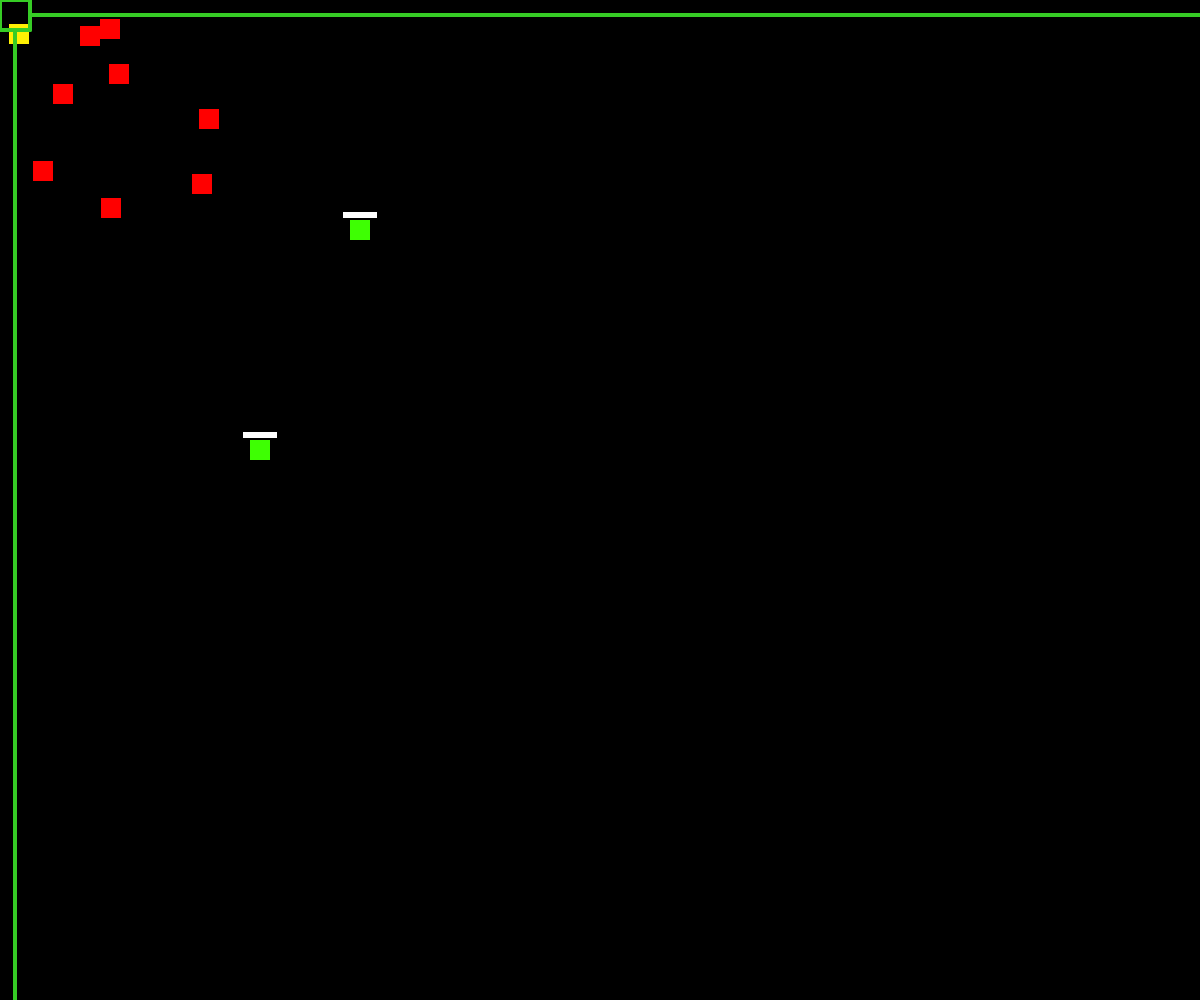
Frame 1 (no input)
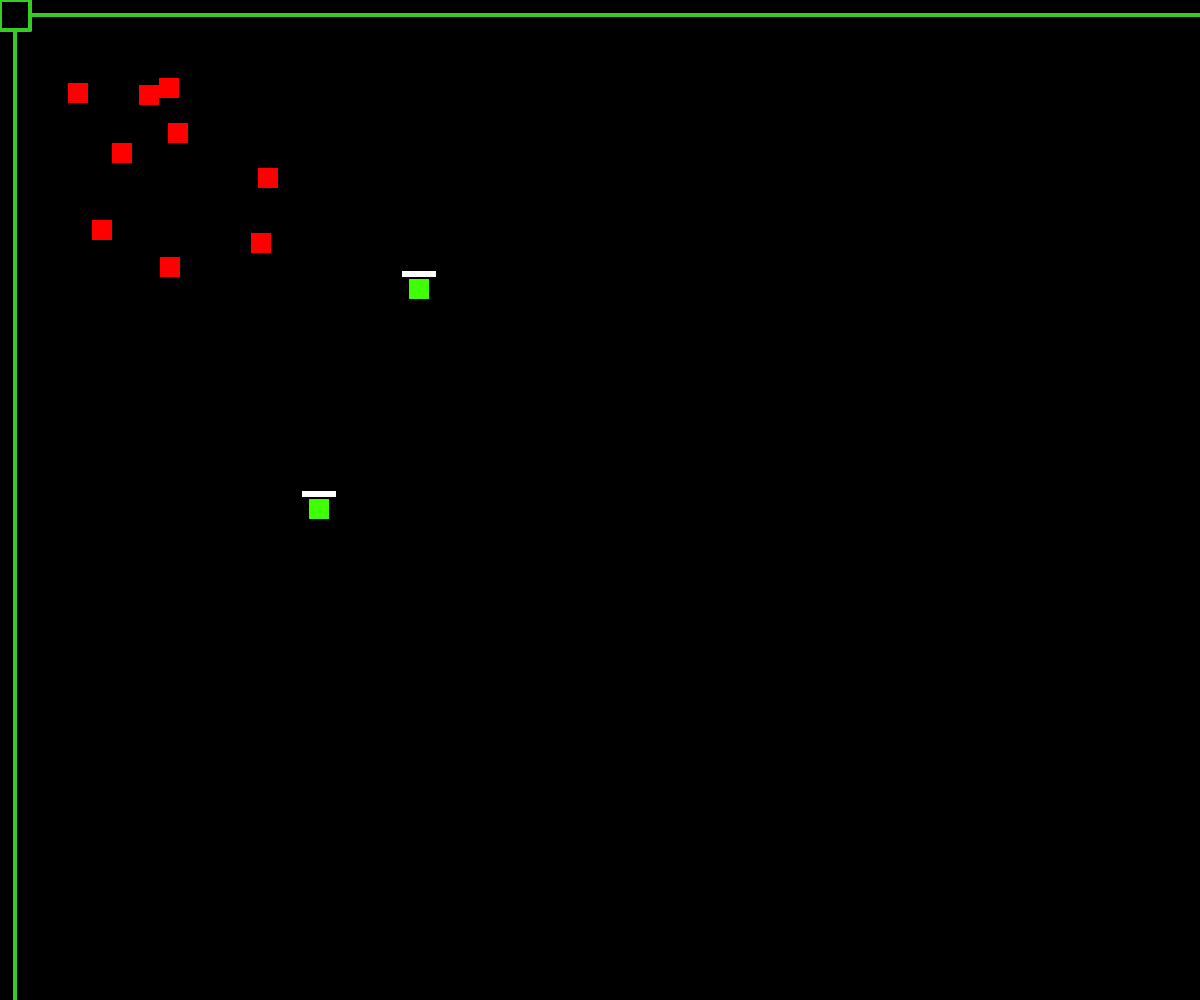
Frame 60 (no input)
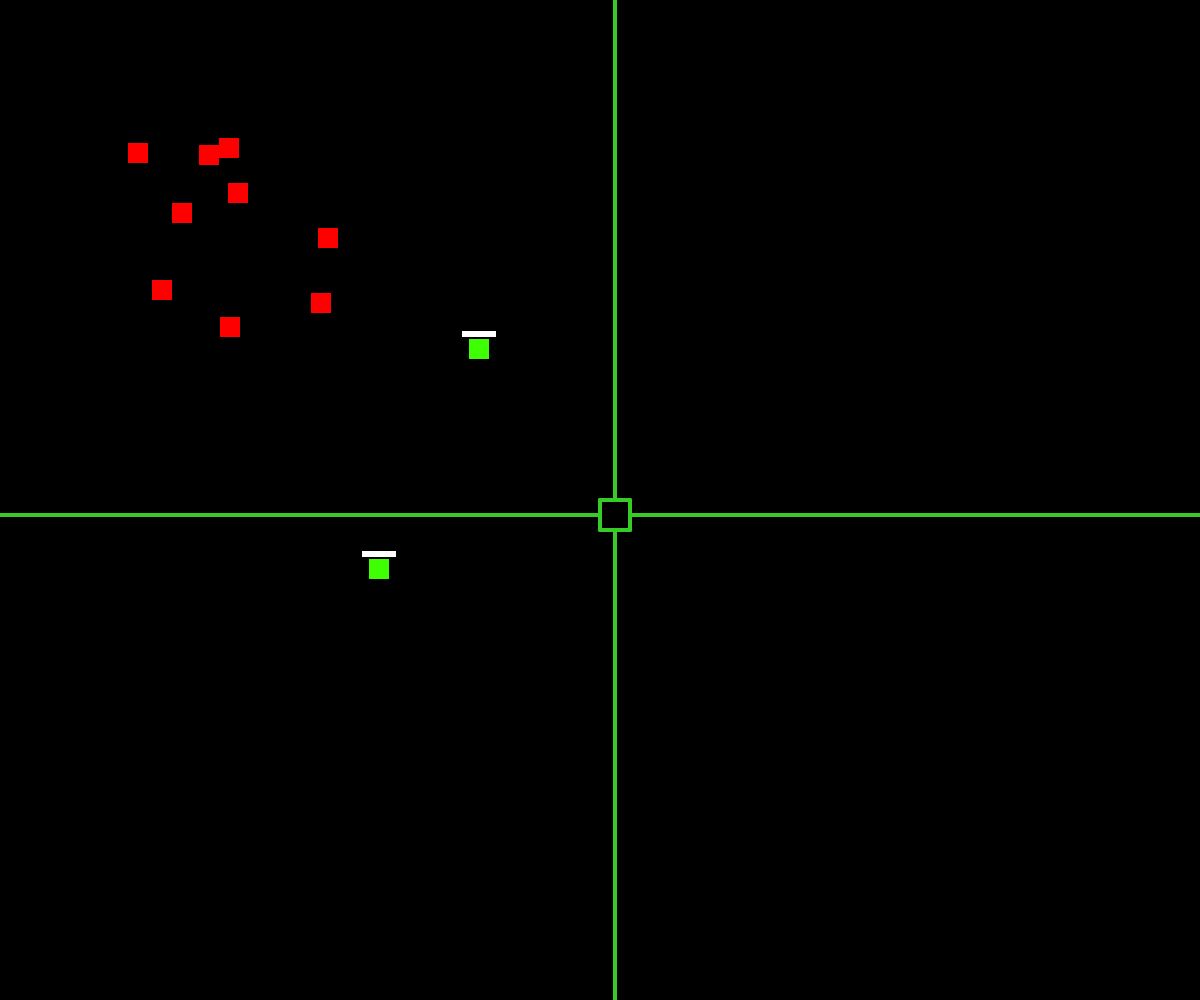
Frame 120 (the mouse pressed at the canvas centre since frame 60)

The p5.js sketch that drew these frames (run headless with seeded random() and noise() and a simulated clock; from frame 60 on, the mouse is pressed at the canvas centre):

// p5.js sketch
// ── sketch.js
/* eslint-disable no-undef, no-unused-vars */

var x = 0;
var y = 0;

var Pspeed = 1;
var Espeed = 1;

var Sqsize = 30;
var HSqsize = Sqsize / 2;

var tests = "";

x = Math.floor(Math.random() * 200) + 1;
y = Math.floor(Math.random() * 200) + 1;

entitys = {
  groups: 2,
  enemies: [],
  protect: []
};

function add(who, xx = 0, yy = 0) {
  if (who === "enemies") {
    x = Math.floor(Math.random() * 200) + 1;
    y = Math.floor(Math.random() * 200) + 1;
    entitys.enemies.push({
      x: x,
      y: y,
      sx: x,
      sy: y,
      sta: 1,
      c: 0,
      cc: 0,
      color: "#FF0000",
      health: 0,
      timer: 100
    });
  } else if (who === "protect") {
    //x = 250; //Math.floor(Math.random() * 200) + 1;
    //y = 440; //Math.floor(Math.random() * 200) + 1;
    entitys.protect.push({
      x: xx,
      y: yy,
      sx: xx,
      sy: yy,
      sta: 1,
      c: 0,
      cc: 0,
      color: "#3EFF03",
      change: {
        x: Pspeed,
        y: Pspeed
      },
      health: 1
    });
  }
}

add("protect", 250, 440);
add("protect", 350, 220);

for (var i = 0; i < 9; i++) {
  add("enemies");
}

function setup() {
  createCanvas(windowWidth, windowHeight);
  noCursor();

  // Put setup code here
}

function bomb() {}

function sqraure() {
  stroke(54, 204, 37);
  strokeWeight(4);
  line(mouseX, mouseY, mouseX + Sqsize, mouseY);
  line(mouseX, mouseY + Sqsize, mouseX + Sqsize, mouseY + Sqsize);
  line(mouseX, mouseY + Sqsize, mouseX, mouseY);
  line(mouseX + Sqsize, mouseY + Sqsize, mouseX + Sqsize, mouseY);

  line(mouseX + HSqsize, mouseY, mouseX + HSqsize, 0);
  line(mouseX + HSqsize, mouseY + Sqsize, mouseX + HSqsize, windowHeight);
  line(mouseX, mouseY + HSqsize, 0, mouseY + HSqsize);
  line(mouseX + Sqsize, mouseY + HSqsize, windowWidth, mouseY + HSqsize);
}

drawOn = {
  enemies: () => {
    for (var i = 0; i < entitys.enemies.length; i++) {
      if (entitys.enemies[i].sta === 1) {
        if (
          entitys.enemies[i].x < mouseX + Sqsize + HSqsize &&
          entitys.enemies[i].x > mouseX - HSqsize &&
          entitys.enemies[i].y < mouseY + Sqsize + HSqsize &&
          entitys.enemies[i].y > mouseY - HSqsize
        ) {
          entitys.enemies[i].color = "#FFF003";
        } else {
          entitys.enemies[i].color = "#FF0000";
        }
      }
    }

    for (i = 0; i < entitys.enemies.length; i++) {
      fill(entitys.enemies[i].color);
      noStroke();
      rect(entitys.enemies[i].x, entitys.enemies[i].y, 20, 20);
    }
  },
  protect: () => {
    for (var i = 0; i < entitys.protect.length; i++) {
      if (entitys.protect[i].sta === 1) {
        fill(entitys.protect[i].color);
        noStroke();
        rect(entitys.protect[i].x, entitys.protect[i].y, 20, 20);

        stroke(255);
        strokeWeight(4);
        fill("#FFFFFF");
        Hsize = 30 * entitys.protect[i].health;
        rect(entitys.protect[i].x - 5, entitys.protect[i].y - 6, Hsize, 2);
      } else if (entitys.protect[i].sta === 2) {
      }
    }
  },
  all: () => {}
};

UpdateOn = {
  enemies: () => {
    for (i = 0; i < entitys.enemies.length; i++) {
      if (entitys.enemies[i].timer === 100) {
      } else {
        entitys.enemies[i].timer = entitys.enemies[i].timer + 1;
      }
      if (entitys.enemies[i].sta !== 0 && entitys.enemies[i].sta !== 2) {
        if (entitys.enemies[i].x === windowHeight - 1) {
          entitys.enemies[i].x = entitys.enemies[i].sx;
          entitys.enemies[i].y = entitys.enemies[i].sy;
        } else {
          var tx = 0; //entitys.enemies[i].x + 1;
          var ty = 0;

          for (ii = 0; ii < entitys.protect.length; ii++) {
            if (
              entitys.enemies[i].x < entitys.protect[ii].x + Sqsize + HSqsize &&
              entitys.enemies[i].x > entitys.protect[ii].x - HSqsize &&
              entitys.enemies[i].y < entitys.protect[ii].y + Sqsize + HSqsize &&
              entitys.enemies[i].y > entitys.protect[ii].y - HSqsize
            ) {
              if (entitys.enemies[i].timer === 100) {
                if (entitys.protect[ii].health < 0) {
                  entitys.protect[ii].sta = 2;
                } else {
                  entitys.protect[ii].health = entitys.protect[ii].health - 0.1;
                  entitys.enemies[i].timer = 0;
                }
              }
            }

            //tests = ii;
            //entitys.enemies[i].y + 1;

            var dx = 0;
            var dy = 0;
            if (entitys.protect[ii].sta === 1) {
              var px = entitys.protect[ii].x;
              var py = entitys.protect[ii].y;
              var ex = entitys.enemies[i].x;
              var ey = entitys.enemies[i].y;

              var crdx = px - ex;
              var crdy = py - ey;

              var cdx = Math.abs(crdx);
              var cdy = Math.abs(crdy);

              //tests = ey;
              //tests = tests + ", " + py;
              if (cdx > tx) {
                tx = px;
              }
              if (cdy > ty) {
                ty = py;
              }
            }
          }

          //tests = tests + ", " + tx;

          if (tx === entitys.enemies[i].x) {
            entitys.enemies[i].x = entitys.enemies[i].x + 0;
          } else if (tx > entitys.enemies[i].x) {
            entitys.enemies[i].x = entitys.enemies[i].x + Espeed;
          } else if (tx < entitys.enemies[i].x) {
            entitys.enemies[i].x = entitys.enemies[i].x - Espeed;
          }

          if (ty === entitys.enemies[i].y) {
            entitys.enemies[i].y = entitys.enemies[i].y + 0;
          } else if (ty > entitys.enemies[i].y) {
            entitys.enemies[i].y = entitys.enemies[i].y + Espeed;
          } else if (ty < entitys.enemies[i].y) {
            entitys.enemies[i].y = entitys.enemies[i].y - Espeed;
          }
        }
      } else if (entitys.enemies[i].sta === 2) {
        entitys.enemies[i].c = entitys.enemies[i].c + 1;
        if (entitys.enemies[i].c === 10) {
          entitys.enemies[i].cc = entitys.enemies[i].cc + 1;
          entitys.enemies[i].c = 0;
          if (entitys.enemies[i].color === "#FFFFFF") {
            entitys.enemies[i].color = "#000000";
          } else {
            entitys.enemies[i].color = "#FFFFFF";
          }
        }
        if (entitys.enemies[i].cc === 4) {
          entitys.enemies[i].sta = 0;
        }
      }
    }
  },
  protect: () => {
    for (i = 0; i < entitys.protect.length; i++) {
      if (entitys.protect[i].x < 0 || entitys.protect[i].x >= windowWidth) {
        entitys.protect[i].change.x = -entitys.protect[i].change.x;
      }
      if (entitys.protect[i].y < 0 || entitys.protect[i].y >= windowWidth) {
        entitys.protect[i].change.y = -entitys.protect[i].change.y;
      }
      entitys.protect[i].x = entitys.protect[i].x + entitys.protect[i].change.x;
      entitys.protect[i].y = entitys.protect[i].y + entitys.protect[i].change.y;
    }
  },
  all: () => {}
};

drawOn.all();

function draw() {
  background(0);
  // Put drawings here
  drawOn.enemies();
  drawOn.protect();

  sqraure();

  //stroke(54, 204, 37);
  //strokeWeight(4);
  //line(x, y, x + 5, y);
  //stroke(126);
  //stroke(255);
  UpdateOn.enemies();
  UpdateOn.protect();

  fill(255);
  textStyle(BOLD);
  textSize(20);
  text(tests, 60, 250);

  //fill(234, 31, 81);
  //noStroke();
  //rect(x, y, 5, 5);

  redraw();
}

function mousePressed() {
  //tests = "press";
  for (var i = 0; i < entitys.enemies.length; i++) {
    if (
      entitys.enemies[i].x < mouseX + Sqsize + HSqsize &&
      entitys.enemies[i].x > mouseX - HSqsize &&
      entitys.enemies[i].y < mouseY + Sqsize + HSqsize &&
      entitys.enemies[i].y > mouseY - HSqsize
    ) {
      entitys.enemies[i].sta = 2;
    }
  }
}

// This Redraws the Canvas when resized
windowResized = function () {
  resizeCanvas(windowWidth, windowHeight);
};
